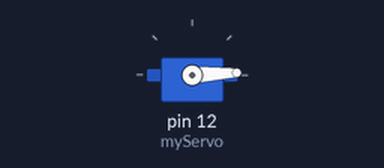
A sketch run on a simulated Arduino Uno, built with avr-gcc and run on an emulated ATmega328P. On the bench: servo.

Above: at 0.05 s.
At 1.3 s:
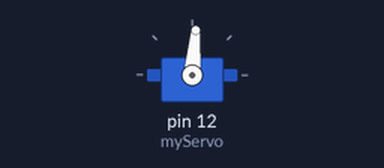
At 2.6 s:
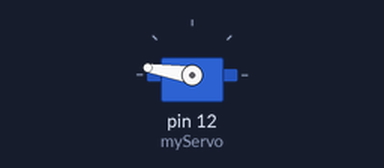
At 5.2 s:
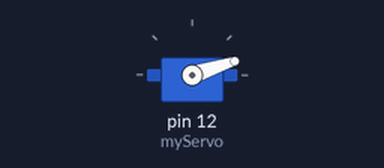
Timing chart, 0 to 7.1 s (numbered marks = the images above):
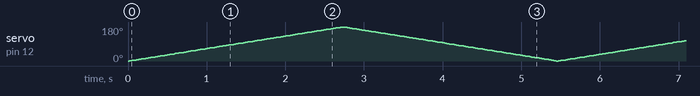

The sketch:

Servomoter.ino
```cpp
#include <Servo.h>
Servo myServo;
int dragon = 90;
void setup() {
myServo.attach(12);
}
void loop() {
for (dragon = 0; dragon <= 180; dragon += 1) {
myServo.write(dragon);
delay(15);
}
for (dragon = 180; dragon >= 0; dragon -= 1) {
myServo.write(dragon);
delay(15);
}
}
```
